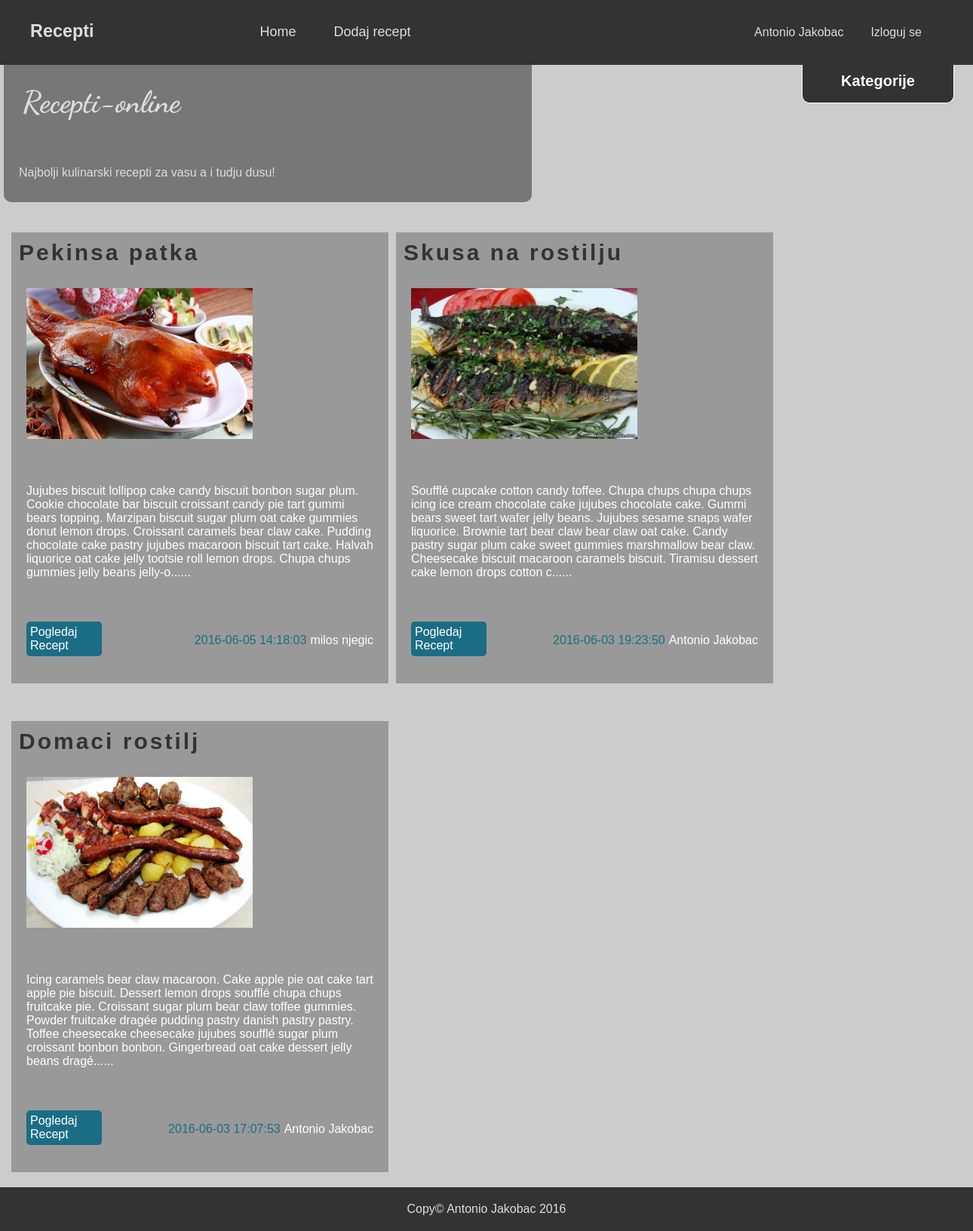
The page /index.php?page=category&cat=2 (signed in) on the database its author committed.
### tables this page shows
CREATE TABLE `authors` (
  `id` int(11) NOT NULL,
  `first_name` varchar(255) NOT NULL,
  `last_name` varchar(255) NOT NULL,
  `email` varchar(255) NOT NULL,
  `password` varchar(64) NOT NULL
);

CREATE TABLE `recepies` (
  `id` int(11) NOT NULL,
  `author_id` int(11) NOT NULL,
  `category_id` int(11) NOT NULL,
  `title` varchar(255) NOT NULL,
  `content` text NOT NULL,
  `image` varchar(255) NOT NULL,
  `date` timestamp NOT NULL DEFAULT CURRENT_TIMESTAMP ON UPDATE CURRENT_TIMESTAMP
);

### public/index.php (called while the page is built, shortened)
<?php
include '../libs/config.php';
$controller = new controller\ViewController;
include 'includes/header.php';
include 'includes/sidebar.php';
$controller->home();
include 'includes/footer.php';

### libs/config.php (called while the page is built, shortened)
<?php
spl_autoload_register(function($class){
    $old = explode('\\', $class);
    $class_new = implode('/', $old);
});

### libs/Session.php (called while the page is built, shortened)
<?php
class Session{
    public static function getKey($key, $default = null){
        if(!isset($_SESSION[$key])){
            return $default;
        }else{
            return $_SESSION[$key];
        }
    }
};

### libs/database/conn/connection.php (called while the page is built, shortened)
<?php
class connection{
    private static $instance;
    public static function getInstanc(){
        if(self::$instance === null)
            return self::$instance = new \PDO("mysql:host=".DB_HOST."; dbname=".DB_NAME, DB_USER, DB_PASS);
        return self::$instance;
    }
}

### libs/database/DB.php (called while the page is built, shortened)
<?php
class DB{
    protected static $conn;
    protected static function setConnection(){
        static::$conn = conn\connection::getInstanc();
        static::$conn->setAttribute(PDO::ATTR_ERRMODE, PDO::ERRMODE_EXCEPTION);
    }
    public static function find_by_id($id){
        $table = static::$table;
        $keyColumn = static::$keyColumn;
        $sql = "SELECT * FROM {$table} WHERE {$keyColumn}={$id}";
        $result = static::$conn->query($sql);
        return $result->fetch(PDO::FETCH_OBJ);
    }
    public static function find_by_sql($sql){
        $result = static::$conn->query($sql);
        return $result->fetchAll(PDO::FETCH_OBJ);
    }
}

### controller/Controller.php (called while the page is built, shortened)
<?php
class Controller{
    public function loadView($view){
        include 'includes/'.$view.'.php';
    }
}

### public/includes/category.php (the view)
<?php
$id= urldecode($_GET['cat']);
$sql = "SELECT * FROM recepies WHERE category_id = {$id} ORDER BY date DESC";
$recepti = libs\Recepi::find_by_sql($sql);
?>
            <div id="content">
                <?php foreach($recepti as $recept):?>
                <?php
                    $author = libs\Author::find_by_id($recept->author_id);
                ?>
                <div class="article">
                    <h3><?= $recept->title;?></h3>
                    <img style="width:300px; margin:20px;" src="images/recepies/<?= $recept->image;?>" alt="<?= $recept->title?>">
                    <p><?= substr($recept->content, 0,400).'......';?></p>
                    <p class="author"><span class="date"><?= $recept->date;?></span><?= $author->first_name.' '.$author->last_name; ?></p>
                    <p class="view_more" ><a href="index.php?page=single_page&id=<?= $recept->id;?>">Pogledaj Recept</a></p>
                </div>
                <?php endforeach;?>
            </div>

### public/includes/header.php (shortened to what this page needs)
<!DOCTYPE html>
<html>
    <head>
        <link rel="stylesheet" type="text/css" href="styles/css/style.css">
    </head>
    <div id="wrapper">
        <div id="header">
            <div id="logo">
                <h3>Recepti</h3>
            </div>
            <div id="navbar">
                <ul>
                    <li><a href="index.php">Home</a></li>
                    <?php if(libs\Session::getKey('id')): ?>
                        <li><a href="index.php?page=dodaj_recept">Dodaj recept</a></li>
                    <?php endif;?>
                </ul>
            </div>
            <div id="login">
                <?php if(!libs\Session::getKey('id')):;?>
                <ul>
                    <li><a href="index.php?page=login">Uloguj se</a></li>
                    <li><a href="?page=insert_author">Registruj se</a></li>
                </ul>
                <?php else: ?>
                <p><?php
                    $person = libs\Author::find_by_id(\libs\Session::getKey('id'));
                    echo $person->first_name.' '.$person->last_name;
                ?></p>
                <p><a href="?logout">Izloguj se</a></p>
                <?php endif;?>
            </div>
        </div>
        <div id="main">
            <div id="top">
                <h1>Recepti-online</h1>
                <p>Najbolji kulinarski recepti za vasu a i tudju dusu!</p>
            </div>

### public/styles/css/style.css (style rules this page uses)
#wrapper { background-color: #ccc; font-family: Helvetica; }
#header { background-color: #333; color:#ddd; overflow: hidden; }
#header>div { float:left; overflow: hidden; }
#logo { padding:5px; padding-left:40px; font-size: 20px }
#navbar { margin-left:150px; }
#navbar>ul { list-style: none; margin:0; }
#navbar>ul>li { float:left; }
#navbar a { display:block; text-decoration: none; color:#ddd; padding:32px 25px; font-size: 18px; transition: background-color 0.3s; }
#header>#login { float: right; margin-right:50px; }
#login>p { float:left; padding:18px; }
#login>p>a { text-decoration: none; display: block; color:#ddd; }
#main { margin:0 auto; width:1280px; overflow: hidden; }
#top { float:left; background-color: #777; width:700px; border-radius:0 0 10px 10px; }
#top>h1 { margin:0; padding: 25px; color:#ddd; font-family: 'Dancing Script', cursive; font-size: 40px; }
#top>p { padding:20px; color:#ddd; margin-bottom:10px; }
#content { padding: 10px; clear: both; min-height: 700px; }
.article { margin-top:30px; margin-right: 10px; margin-bottom: 20px; display: block; background-color: #999; overflow: hidden; width:500px; float:left; }
.article>h3 { margin:0; letter-spacing: 3px; font-size: 30px; padding: 10px; color:#333; }
.article>p { padding: 20px; color:white; }
.article>img { width: 200px; height:200px; }
.view_more { width:100px; }
.view_more a { color: white; display:block; padding:5px; background-color: #1b6d85; text-decoration: none; border-radius: 5px; }
.date { color:#1b6d85; margin-right:5px; }
.author { float:right; }

### rows shown on the page
authors: first_name "Antonio", last_name "Jakobac"
recepies: title "Pekinsa patka", image (picture), content "Jujubes biscuit lollipop cake candy biscuit bonbon sugar plum. Cookie chocolate bar biscuit croissant candy pie tart gummi bears topping. Marzipan biscuit sugar plum oat cake gummies donut lemon drops. Croissant caramels bear claw cake. Pudding chocolate cake pastry jujubes macaroon biscuit tart cake. Halvah liquorice oat cake jelly tootsie roll lemon drops. Chupa chups gummies jelly beans jelly-o", date "2016-06-05 14:18:03", author.first_name "milos", author.last_name "njegic"
recepies: title "Skusa na rostilju", image (picture), content "Soufflé cupcake cotton candy toffee. Chupa chups chupa chups icing ice cream chocolate cake jujubes chocolate cake. Gummi bears sweet tart wafer jelly beans. Jujubes sesame snaps wafer liquorice. Brownie tart bear claw bear claw oat cake. Candy pastry sugar plum cake sweet gummies marshmallow bear claw. Cheesecake biscuit macaroon caramels biscuit. Tiramisu dessert cake lemon drops cotton c", date "2016-06-03 19:23:50", author.first_name "Antonio", author.last_name "Jakobac"
recepies: title "Domaci rostilj", image (picture), content "Icing caramels bear claw macaroon. Cake apple pie oat cake tart apple pie biscuit. Dessert lemon drops soufflé chupa chups fruitcake pie. Croissant sugar plum bear claw toffee gummies. Powder fruitcake dragée pudding pastry danish pastry pastry. Toffee cheesecake cheesecake jujubes soufflé sugar plum croissant bonbon bonbon. Gingerbread oat cake dessert jelly beans dragé", date "2016-06-03 17:07:53", author.first_name "Antonio", author.last_name "Jakobac"
